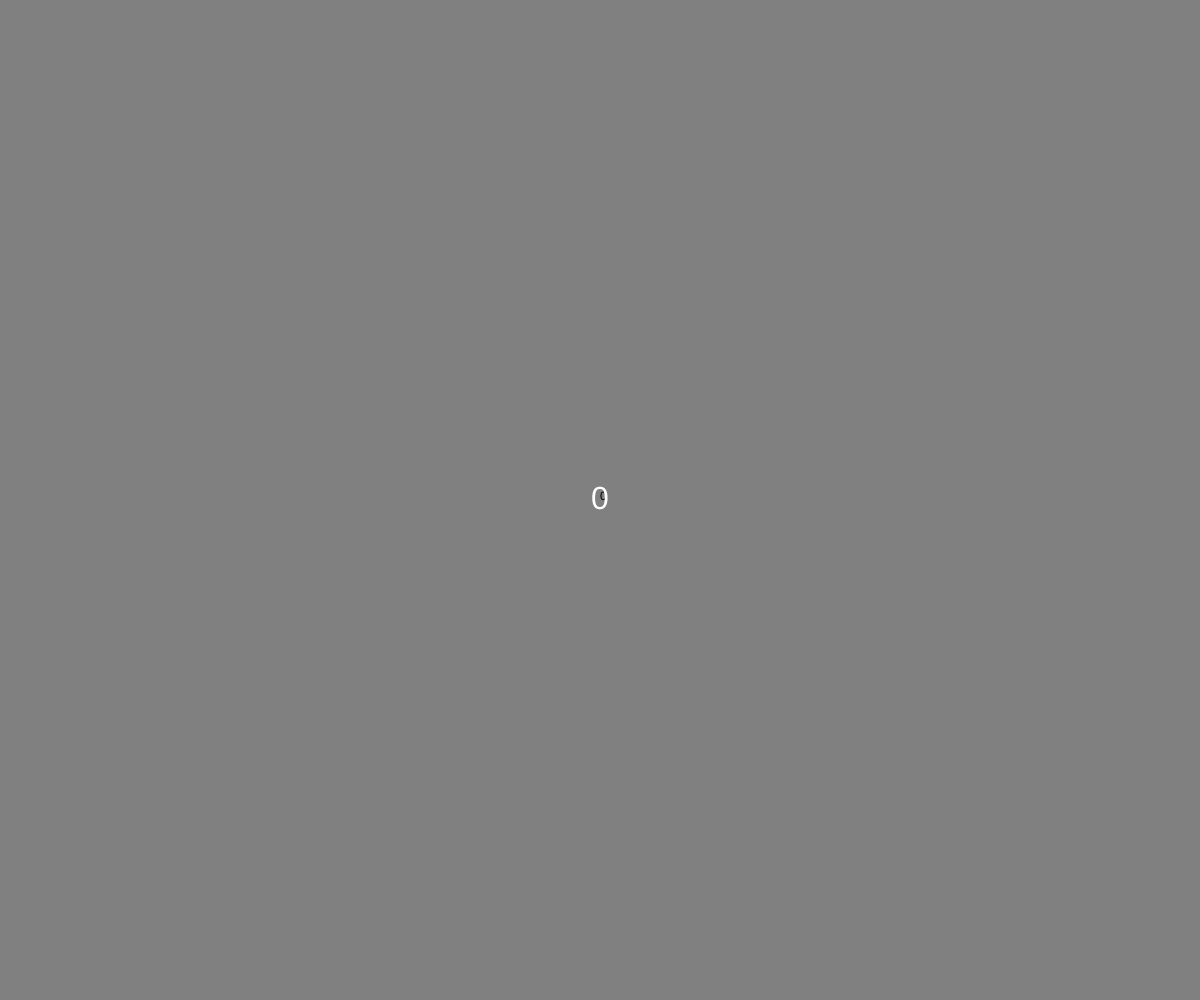
Frame 1 (no input)
Frame 60 (no input): blank canvas, image omitted
Frame 120 (the mouse pressed at the canvas centre since frame 60): blank canvas, image omitted

The p5.js sketch that drew this single still picture (run headless with seeded random() and noise() and a simulated clock; from frame 60 on, the mouse is pressed at the canvas centre):

// p5.js sketch
// ── sketch.js
// Simple p5.js sketch that demonstrates creating many ephemeral objects (Thing),
// drawing them, and removing ("garbage collecting") them from an array when they expire.
// Comments are written for a smart Interaction Design master's student: focus is on
// behavior, reasoning and small design/implementation tradeoffs.

// Global array that holds all active Thing instances.
// We manage lifecycle (alive/dead) in each Thing and keep the array compact
// by removing dead Things each frame.
things = [];

// p5.js setup() — runs once at the start.
// Use it to create the canvas and perform initial setup.
function setup() {
  // create a canvas that fills the window.
  createCanvas(windowWidth, windowHeight);
}

function draw() {
  // p5.js draw() — runs continuously (~60fps by default).
  // Clear background with a mid-gray each frame.
  background(128);

  // A lightweight debug display: show the number of things in the center.
  // This is overwritten later after we set fill/textSize/textAlign, but kept here
  // to show the raw count before styling adjustments.
  text(things.length, width * 0.5, height * 0.5);

  // Draw all things.
  // We use a for-of loop which is expressive and avoids indexing boilerplate.
  // Each Thing knows how to draw itself (encapsulation).
  for (let each of things) {
    each.draw();
  }

  // Remove dead things using Array.prototype.filter.
  // Each Thing exposes a boolean `isAlive`. We rebuild `things` with only the
  // living ones — this is a common, simple pattern for managing collections
  // of transient objects in sketches/games.
  //
  // Note: filter creates a new array reference. For very high allocation rates
  // or tight performance budgets you might prefer in-place removal strategies
  // (splice while iterating backward) to avoid frequent GC pressure.
  things = things.filter(each => each.isAlive);

  // Styling for the final text display at the center.
  fill(255);           // white text
  textSize(32);        // readable size
  textAlign(CENTER, CENTER); // center both horizontally and vertically

  // Draw the number of things at the center with the styling above.
  text(things.length, width * 0.5, height * 0.5);
}

// p5.js mouseDragged() — called while the mouse is moved with a button pressed.
// Create a new Thing at the current mouse position and push it into the `things` array.
// Interaction note: mouseDragged produces continuous creation while the pointer moves,
// which produces a trail of Things that fade out.
function mouseDragged() {
  things.push(new Thing(mouseX));
}

// Thing class represents a single ephemeral particle.
// It encapsulates state (position, opacity, alive flag) and behavior (draw).
class Thing {
  // constructor initializes the Thing. We take no explicit x parameter here
  // (the code passes mouseX but the constructor itself reads mouseX/mouseY).
  // This simplifies creation but couples the class to the global input state.
  constructor() {
    // store the creation position
    this.x = mouseX;
    this.y = mouseY;

    // opacity is used both for drawing (alpha) and for lifecycle.
    this.opacity = 255;

    // isAlive flags whether the Thing should remain in the array.
    // We flip this to false when opacity falls to or below zero.
    this.isAlive = true;
  }

  // draw() updates state and renders the circle.
  // This method both mutates the Thing and draws it — common pattern for
  // simple entities in interactive sketches.
  draw() {
    // decay opacity each frame, creating a fade-out over time.
    this.opacity -= 5;

    // once fully faded, mark as dead so the filter step will remove it.
    if (this.opacity <= 0) {
      this.isAlive = false;
    }

    // drawing details:
    noStroke();                    // remove outline
    fill(255, 0, 0, this.opacity); // red with alpha according to opacity
    ellipse(this.x, this.y, 10, 10); // draw a small circle at the stored position
  }
}
